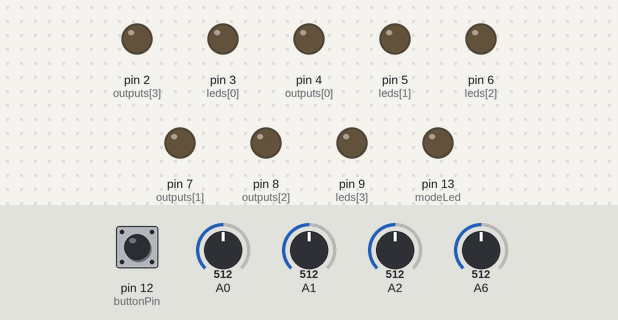
Simulated run of this sketch. Board: Arduino Uno, built with avr-gcc and run on an emulated ATmega328P. Parts: output pins drawn as LEDs (lit = HIGH). The inputs (shaded band) are chosen by the test bench; at power-on: A6 = 512, pin 12 (buttonPin) HIGH, A0 = 512, A1 = 512, A2 = 512.

Above: at 1.2 s.
1.3 s: A6 set to 53
2.8 s: A6 set to 45
At 3.12 s:
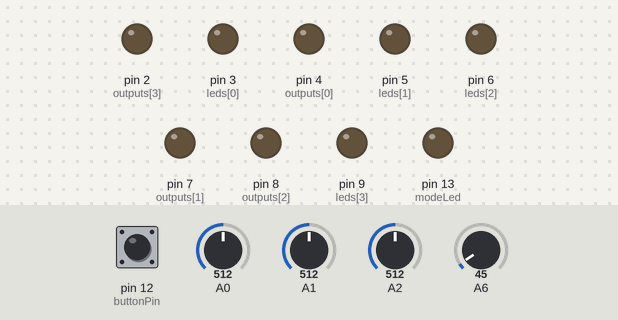
5.8 s: pin 12 (buttonPin) pulled LOW for 0.15 s
At 7.8 s:
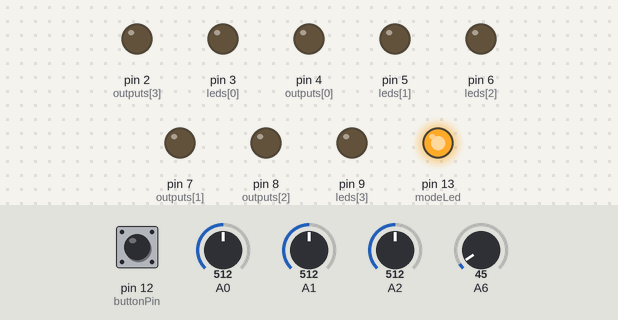
8.8 s: pin 12 (buttonPin) pulled LOW for 1 s
At 11.2 s:
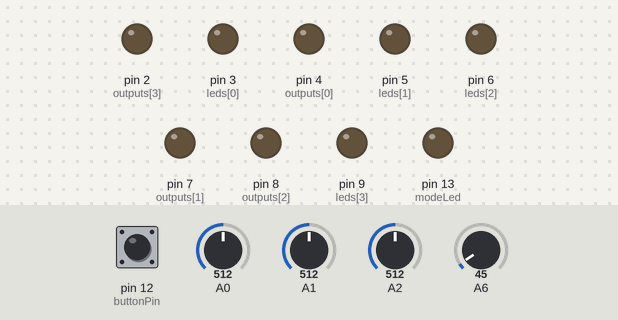
11.9 s: pin 12 (buttonPin) pulled LOW for 3.2 s
At 14.8 s:
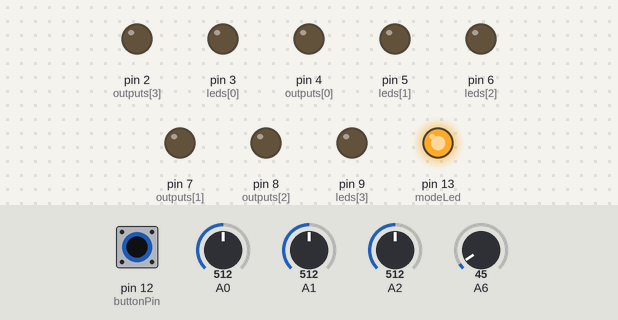
16.6 s: pin 12 (buttonPin) pulsed LOW 5 times (0.12 s each, 0.3 s apart)
At 17.5 s:
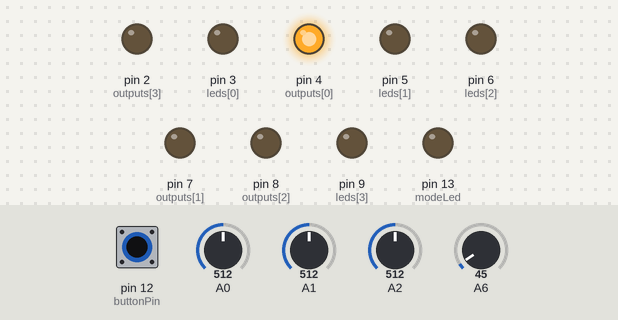
Timing chart, 0 to 18.5 s (numbered marks = the images above; inputs shaded):
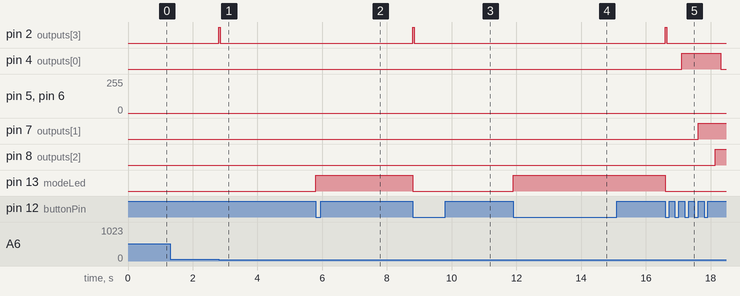

Measured:
- after the input at 2.8 s, pin 2 (outputs[3]): LOW → HIGH at once, → LOW 0.05 s later
- after the input at 5.8 s, pin 13 (modeLed): LOW → HIGH at once
- after the input at 8.8 s, pin 2 (outputs[3]): LOW → HIGH at once, → LOW 0.05 s later; pin 13 (modeLed): HIGH → LOW at once
- after the input at 11.9 s, pin 13 (modeLed): LOW → HIGH at once
- after the input at 16.6 s, pin 2 (outputs[3]): LOW → HIGH at once, → LOW 0.05 s later; pin 4 (outputs[0]): LOW → HIGH after 0.51 s, → LOW 1.2 s later; pin 7 (outputs[1]): LOW → HIGH after 1.0 s; pin 8 (outputs[2]): LOW → HIGH after 1.5 s; pin 13 (modeLed): HIGH → LOW at once

The sketch:

Firmware.ino
```cpp
// (licence header left out)
// =============================================================================
// Pinout declaration
// =============================================================================
// Analog
/* These are the pins, used dirrectly to save memory
int delayPot1 = 0;
int delayPot2 = 1;
int delayPot3 = 2;

int timeSwitch1 = 3;
int timeSwitch2 = 4;
int timeSwithc3 = 5;
*/

//Digital
const unsigned short input = 1;
const unsigned short buttonPin = 12;

const unsigned short outputs [4] ={4, 7, 8, 2}; // one two three and all
const unsigned short leds[4] = {3, 5, 6, 9}; // one two three and buttonLED
const unsigned short modeLed = 13;

// =============================================================================
// Global variables
// =============================================================================
bool lastButtonState = 1;
bool buttonState = 0;
bool longTimeButtonState = 0;

bool inputTriggerState = 0;
bool lastinputTriggerState = 1;

bool skipMode = 0;
unsigned long lastButtonPressTime = 0;
const unsigned short holdTime = 1000;

unsigned short maxLedBrightness;
unsigned short fadeTime = 1;

unsigned short ledBrightness[4] = {0, 0, 0, 0};
bool outputState[4] = {0, 0, 0, 0};
unsigned int delayTime[3] = {1000, 1000, 1500};
bool canTriggerLed[3] = {0, 0, 0};
unsigned short timeScalar[3] = {1, 1, 1};

unsigned int triggerTime[4];
const unsigned short gateLength = 50;

// =============================================================================
// Trigger queue vectors
// =============================================================================
unsigned short bufferSize = 100; //total number of elements in the buffer; unused ATM
unsigned long triggerQueue[100][3]; // the delay times
unsigned short bufferLength[3] = {0, 0, 0};  //number of elements filled atm
unsigned short readIndex[3] = {0, 0, 0};
unsigned short writeIndex[3] = {0, 0, 0};

void setup()
{
    Serial.begin(9600);
    pinMode(buttonPin, INPUT_PULLUP);
    pinMode(modeLed, OUTPUT);

    for (unsigned short i = 2; i < 10; i++)
    {
        pinMode(leds[i], OUTPUT);
        // Serial.print("Pin set to Output: ");
        // Serial.println(i);
    }

    maxLedBrightness = (255 / fadeTime) * fadeTime;
}

void loop()
{
    //reading inputs
    buttonState = digitalRead(buttonPin);
    delayTime[0] = analogRead(0) * timeScalar[0];
    delayTime[1] = analogRead(1) * timeScalar[1];
    delayTime[2] = analogRead(2) * timeScalar[2];

    //detect analog trigger input
    if(analogRead(6) < 50) //arbitrary voltage :)
        inputTriggerState = 1;
    else
        inputTriggerState = 0;
    //
    if(inputTriggerState != lastinputTriggerState)
    {
        if(inputTriggerState == 1)
        {
            delayTrigger(0);
            ledBrightness[3] = maxLedBrightness;
            if(skipMode == 0)
            {
                analogWrite(outputs[3], 255);
                outputState[3] = 1;
            }
        }
    }
    lastinputTriggerState = inputTriggerState;

    //Turn off TRIGGERS
    for(unsigned short i = 0; i < 3; i++)
    {
        if (triggerQueue[readIndex[i]][i] + delayTime[i] + gateLength < millis() && outputState[i])
        {
            analogWrite(outputs[i], 0);
            outputState[i] = 0;
        }
    }
    //Turn off first(button) trigger
    if (triggerQueue[readIndex[0]][0] + gateLength < millis() && outputState[3])
    {
        analogWrite(outputs[3], 0);
        outputState[3] = 0;
    }
    //Turn on LEDs
    for(unsigned short stage = 0; stage < 3; stage++)
    {
        if (triggerQueue[readIndex[stage]][stage] + delayTime[stage]  < millis() && canTriggerLed[stage])
        {
            trigger(stage);
        }
    }
    //Detect button press
    if(buttonState != lastButtonState)
    {
        if(buttonState == LOW)
        {
            delayTrigger(0);
            ledBrightness[3] = maxLedBrightness;
            if(skipMode == 0)
            {
                analogWrite(outputs[3], 255);
                outputState[3] = 1;
            }
            lastButtonPressTime = millis();
        }
    }
    lastButtonState = buttonState;
    //Detect button hold & switch mode
    if (lastButtonPressTime + holdTime < millis())
    {
        if (digitalRead(buttonPin) != longTimeButtonState)
        {
            longTimeButtonState = digitalRead(buttonPin);
            if (longTimeButtonState == LOW)
                skipMode =! skipMode;
        }
     }
    digitalWrite(modeLed, skipMode);
    //blinking skip function
    for (unsigned short i = 0; i < 3; i++)
    {
        if (delayTime[i] < 10 && ledBrightness[i] == 0)
        {
            ledBrightness[i] = maxLedBrightness;
        }
    }
    //FADE
    for(unsigned short i = 0; i < 4; i++)
    {
        if(ledBrightness[i] > 0 )
            ledBrightness[i] -= fadeTime;

        analogWrite(leds[i], ledBrightness[i]);
    }
    //remember to remove the delay
    //delay(10);
}

void delayTrigger(unsigned short stage)
{
    if (bufferLength[stage] == bufferSize)
    {
        Serial.println("Buffer is full!");
    }
    triggerQueue[writeIndex[stage]][stage] = millis();
    canTriggerLed[stage] = 1;
    writeIndex[stage]++;
    bufferLength[stage]++;
    if(writeIndex[stage] == bufferSize)
        writeIndex[stage] = 0;
}

void trigger(unsigned short stage)
{
    //output trigger
    if(analogRead(stage) > 10)
    {
        //set LED value MAX and output it
        ledBrightness[stage] = maxLedBrightness;
        analogWrite(leds[stage], ledBrightness[stage]);
        //Set Gate outputs to max
        outputState[stage] = 1;
        outputState[3] = 1;
        analogWrite(outputs[stage], 255);
        analogWrite(outputs[3], 255);
    }
    //advance buffer
    bufferLength[stage]--;
    readIndex[stage]++;
    if (readIndex[stage] == bufferSize)
        readIndex[stage] = 0;

    if(bufferLength[stage] == 0)
        canTriggerLed[stage] = 0;

    if(stage == 0)
        delayTrigger(1);

    if(stage == 1)
        delayTrigger(2);
}
```
